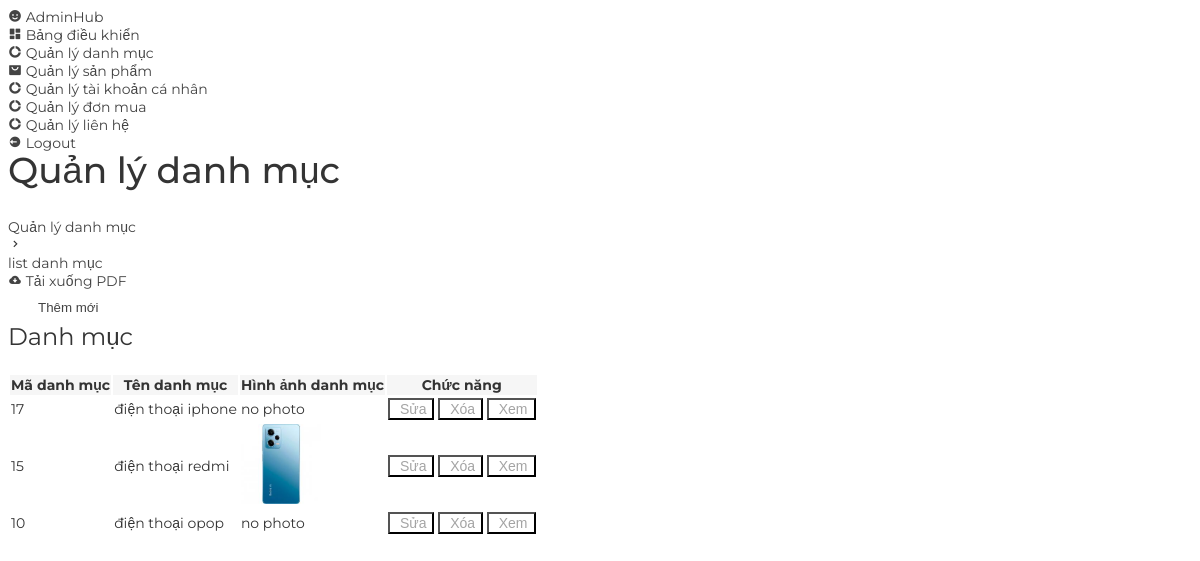
Page /admin/index.php?act=list_dm on the committed database.
### tables this page shows
CREATE TABLE `danhmuc` (
  `id` int(10) NOT NULL,
  `ten_danhmuc` varchar(255) NOT NULL,
  `anh` varchar(100) DEFAULT NULL
);

### model/pdo.php (called while the page is built, shortened)
<?php
function pdo_get_connection(){
    $dburl = "mysql:host=localhost;dbname=duan1_nhom1;charset=utf8";
    $username = 'root';
    $password = '';
    $conn = new PDO($dburl, $username, $password);
    $conn->setAttribute(PDO::ATTR_ERRMODE, PDO::ERRMODE_EXCEPTION);
    return $conn;
}
function pdo_query($sql){
    $sql_args = array_slice(func_get_args(), 1);
    try{
        $conn = pdo_get_connection();
        $stmt = $conn->prepare($sql);
        $stmt->execute($sql_args);
        $rows = $stmt->fetchAll();
        return $rows;
    }
    catch(PDOException $e){
        throw $e;
    }
    finally{
        unset($conn);
    }
}

### model/danhmuc.php (called while the page is built, shortened)
<?php
function loadall_danhmuc(){
    $sql="SELECT * FROM danhmuc order by id desc";
    $listdanhmuc = pdo_query($sql);
    return $listdanhmuc;
}
?>

### admin/danh_muc/list_dm.php (the view, shortened to what this page needs)
<section id="content">
		<main>
			<div class="head-title">
				<div class="left">
					<h1>Quản lý danh mục </h1>
					<ul class="breadcrumb">
						<li>
							<a href="#">Quản lý danh mục </a>
						</li>
						<li><i class='bx bx-chevron-right' ></i></li>
						<li>
							<a class="active" href="#">list danh mục</a>
						</li>
					</ul>
				</div>
				<a href="#" class="btn-download">
					<i class='bx bxs-cloud-download' ></i>
					<span class="text">Tải xuống PDF</span>
				</a>
			</div>
                <div>
                    <a href="index.php?act=add_dm"><button type="button">Thêm mới</button> </a>
                </div>
			<div class="table-data">
				<div class="order">
					<div class="head">
						<h3>Danh mục </h3>
					</div>
					<table>
						<thead>
							<tr>
								<th>Mã danh mục</th>
								<th>Tên danh mục </th>
								<th>Hình ảnh danh mục </th>
								<th>Chức năng </th>
							</tr>
						</thead>
						<tbody>
							<?php
							foreach($listdanhmuc as $danhmuc){
                                extract($danhmuc);
                                $suadm="index.php?act=sua_dm&id=".$id;
                                $xoadm="index.php?act=xoa_dm&id=".$id;
                                $xemdm="index.php?act=xem_dm&iddm=".$id;
								$imgpath='upload/'.$anh;
                                if(is_file($imgpath)){
                                    $img="<img src='".$imgpath."' height='80'>";
                                }else{
                                    $img="no photo";
                                }
								echo '	<tr>
								<td>'.$id.'</td>
								<td>'.$ten_danhmuc.'</td>
								<td>'.$img.'</td>
                                <td >
                                    <a href="' . $suadm . '">  <input type="button"  value="Sửa"></a>
									<a href="' . $xoadm . '">  <input type="button" value="Xóa" onclick="confirm(`ban co muon xoa`)"></a>
									<a href="' . $xemdm . '">  <input type="button"  value="Xem"></a>
                                  </td>
							</tr>';
							}
							?>
						</tbody>
					</table>
				</div>
			</div>
		</main>
	</section>

### admin/danh_muc/list_dm.php (style rules this page uses)
button { border:none; padding: 10px; margin-left:20px; background: var(--blue); color: var(--light); border-radius: 20px; }

### rows in the picture
danhmuc: id "17", ten_danhmuc "điện thoại iphone", anh "no photo"
danhmuc: id "15", ten_danhmuc "điện thoại redmi", anh (picture)
danhmuc: id "10", ten_danhmuc "điện thoại opop", anh "no photo"
